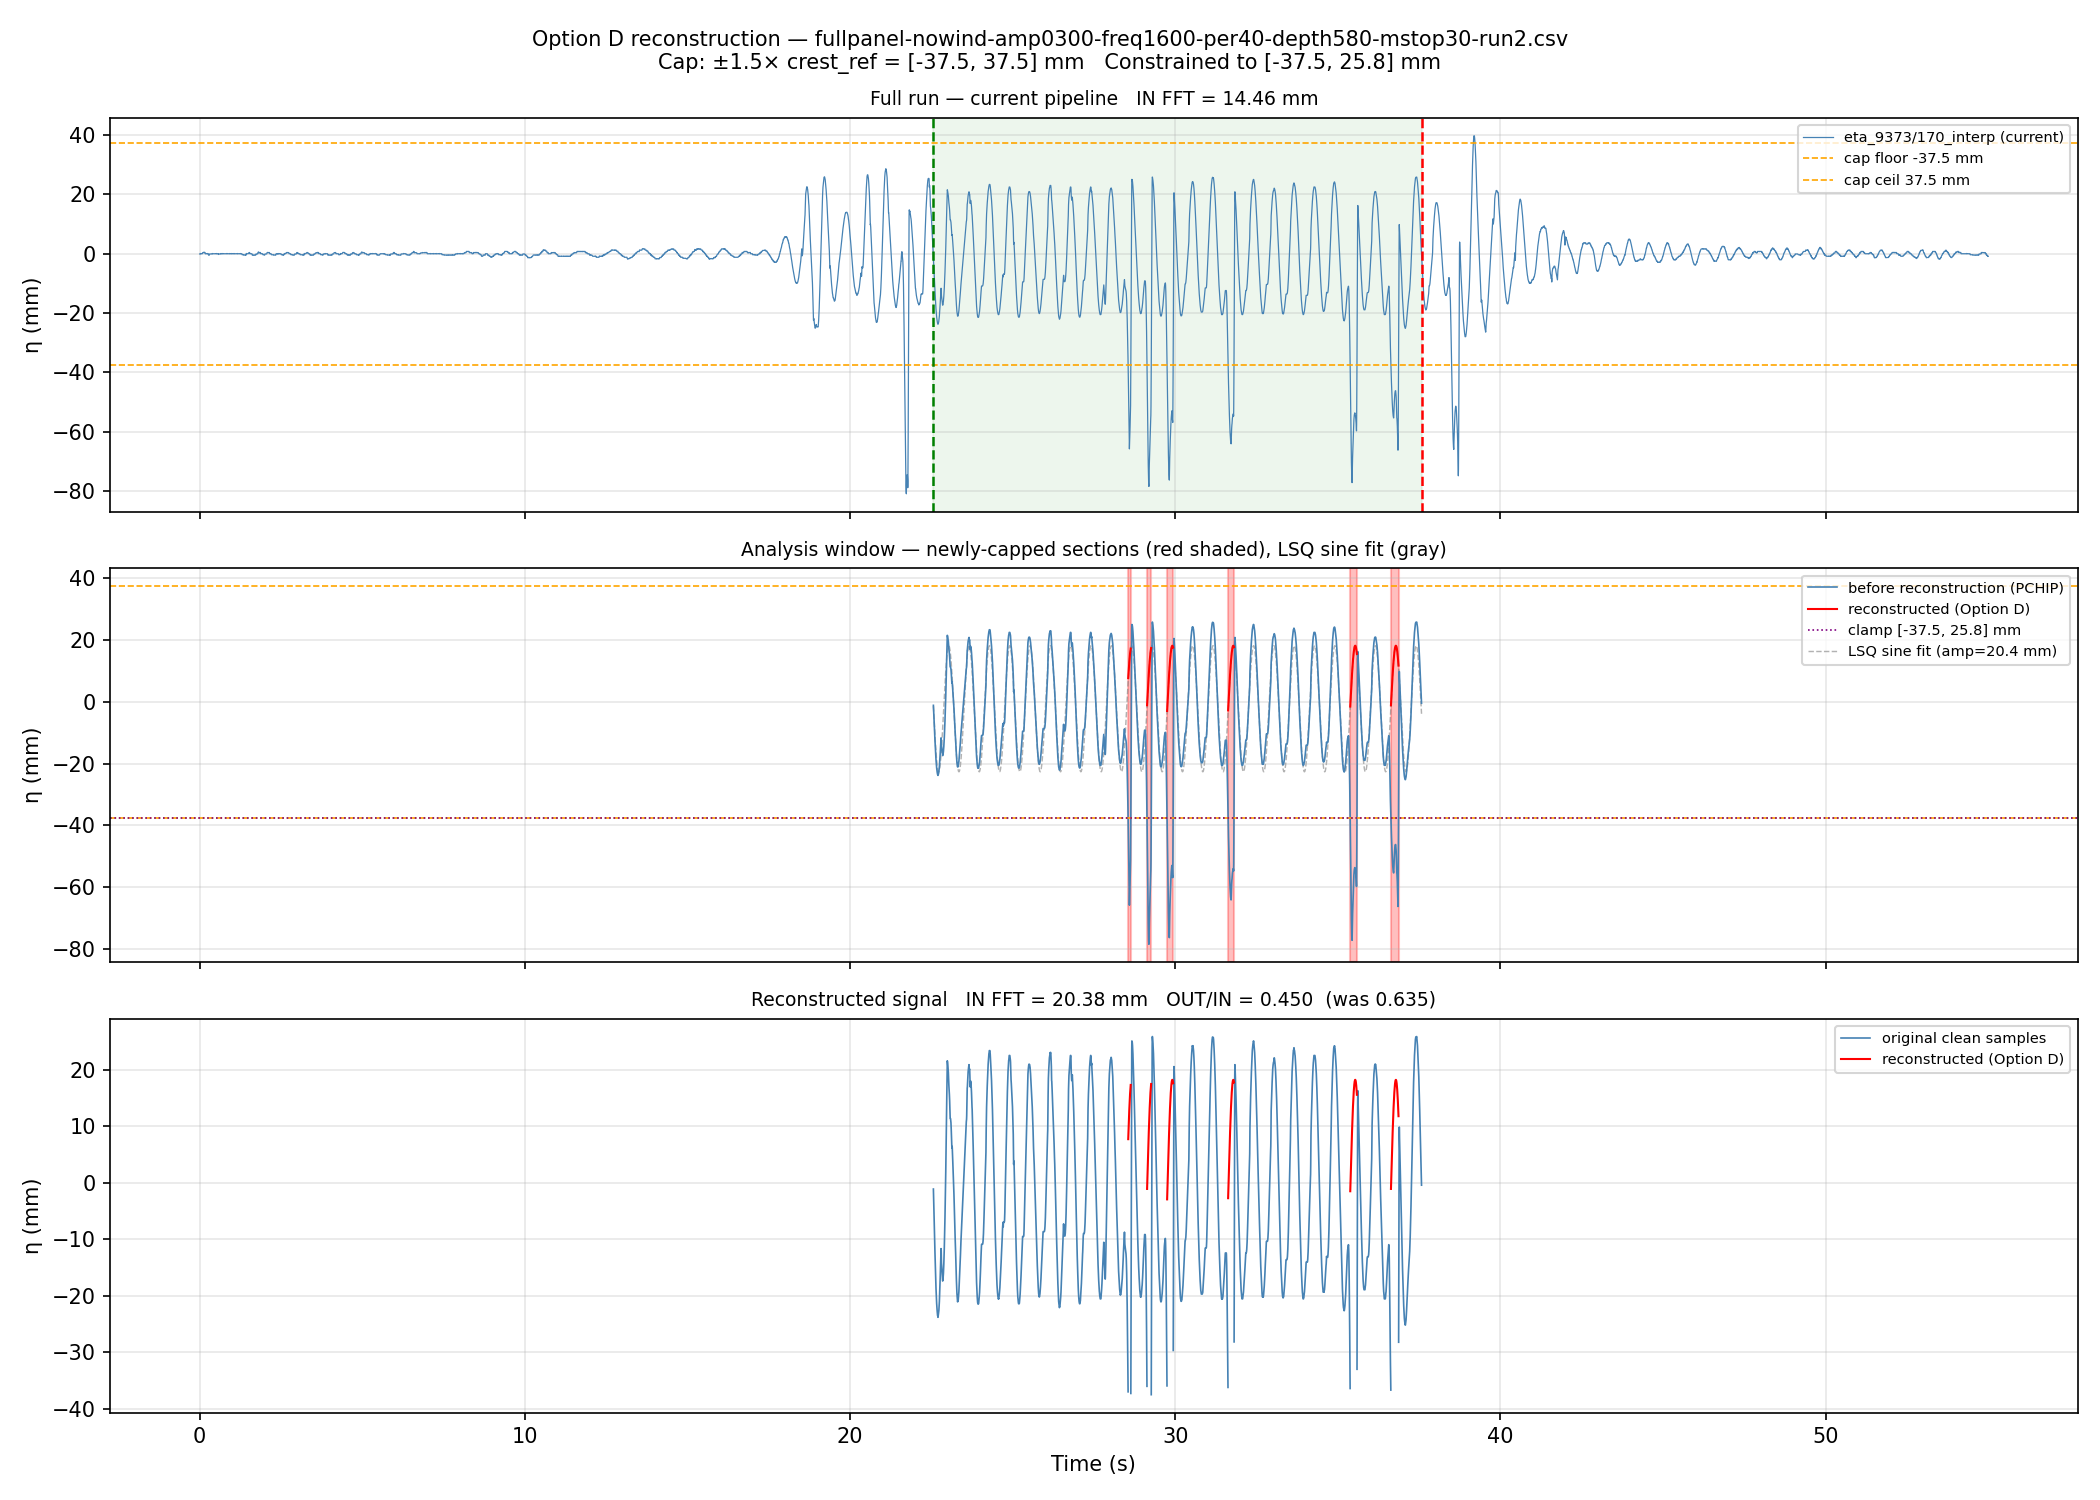

Recreate this plot in Python.
"""
ARCHIVED 2026-04-15 — superseded by reconstruct_all3.py.
This was the first prototype: hard-cap + LSQ sine fill, run2 only, no edge buffer,
no derivative-guided fill. Kept for reference on how the approach evolved.

Option D reconstruction test — run2 at 1.6 Hz nowind, 0.3V.

Approach:
  1. Compute the run's own positive crest level (P97.5 of positive samples)
     as the reference amplitude — uncontaminated by the negative false troughs.
  2. Hard-cap: any sample below -(crest_ref * CAP_FACTOR) → NaN.
  3. PCHIP interpolate the new NaN gaps.
  4. Clip the PCHIP output to [floor, ceil] = the observed min/max of the
     surviving (non-capped) clean signal — so the reconstruction never exceeds
     what physically happened in that run.
  5. Compare FFT amplitude before and after reconstruction.

Run:
    conda run -n draumkvedet python analysis_scratch/reconstruct_run2_test.py
"""

import sys
from pathlib import Path

import matplotlib.pyplot as plt
import numpy as np
from scipy.interpolate import PchipInterpolator

sys.path.insert(0, str(Path(__file__).parent.parent))
from wavescripts.improved_data_loader import load_analysis_data, load_processed_dfs

BASE = Path(__file__).parent.parent
FS = 250.0
POS = "9373/170"
OUT_POS = "12400/250"
FREQ = 1.6
CAP_FACTOR = 1.5   # cap troughs at -(crest_ref * CAP_FACTOR); crests at +(crest_ref * CAP_FACTOR)
# Reconstruction method: after capping, fill with physics-based LSQ sine fit
# rather than PCHIP. PCHIP fails when troughs are dense — it gets stuck at the
# cap boundary. The sine fit is globally informed by all clean samples.

# ── Load data ─────────────────────────────────────────────────────────────────
PROC_DIR = BASE / "waveprocessed" / (
    "PROCESSED-20260327-ProbePos4_31_FPV_2-tett6roof-under9Mooring30-height100-lowrange"
)

combined_meta, _, _, _ = load_analysis_data(PROC_DIR, load_processed=False)
processed_dfs = load_processed_dfs(PROC_DIR)

# ── Identify the run ──────────────────────────────────────────────────────────
target_name = "fullpanel-nowind-amp0300-freq1600-per40-depth580-mstop30-run2.csv"
key = next(k for k in processed_dfs if target_name in k)
df = processed_dfs[key]

# Analysis window from meta
meta_row = combined_meta[combined_meta["path"] == key].iloc[0]
start = int(meta_row[f"Computed Probe {POS} start"])
end   = int(meta_row[f"Computed Probe {POS} end"])
freq  = float(meta_row["WaveFrequencyInput [Hz]"])

full_t = np.arange(len(df)) / FS
win_t  = np.arange(end - start) / FS   # time within window

# Raw and interp signals in analysis window
sig_raw    = df[f"Probe {POS}"].values[start:end]
sig_interp = df[f"eta_{POS}_interp"].values[start:end]
out_interp = df[f"eta_{OUT_POS}_interp"].values[start:end]

# ── Step 1: estimate crest reference from positive samples ────────────────────
positive_mask = sig_interp > 0
if positive_mask.sum() > 10:
    crest_ref = np.nanpercentile(sig_interp[positive_mask], 97.5)
else:
    crest_ref = np.nanpercentile(np.abs(sig_interp), 97.5)

trough_floor = -(crest_ref * CAP_FACTOR)
crest_ceil   =  (crest_ref * CAP_FACTOR)
print(f"Crest reference (P97.5 positive): {crest_ref:.2f} mm")
print(f"Hard cap range: [{trough_floor:.2f}, {crest_ceil:.2f}] mm")

# ── Step 2: mark samples outside cap as NaN (on top of existing NaN from pipeline) ──
sig_capped = sig_interp.copy()
newly_capped = (sig_capped < trough_floor) | (sig_capped > crest_ceil)
sig_capped[newly_capped] = np.nan

print(f"Newly capped samples: {newly_capped.sum()} "
      f"({100 * newly_capped.sum() / len(sig_capped):.1f}% of window)")

# ── Step 3: LSQ sine fit to clean samples → use as reconstruction ─────────────
# PCHIP fails when troughs are dense (gets stuck at cap boundary between troughs).
# A global LSQ sine fit at the known frequency is physically motivated and uses
# ALL clean samples simultaneously. The fitted wave is guaranteed to have the
# correct shape; only its amplitude and phase are free parameters.
nan_mask  = np.isnan(sig_capped)
clean_idx = np.where(~nan_mask)[0]

omega = 2 * np.pi * FREQ

if len(clean_idx) < 4:
    print("ERROR: too few valid samples for reconstruction")
    sig_reconstructed = sig_capped.copy()
    A_fit, B_fit = 0.0, 0.0
else:
    Xc = np.column_stack([np.cos(omega * win_t[clean_idx]),
                          np.sin(omega * win_t[clean_idx])])
    yc = sig_capped[clean_idx] - np.nanmean(sig_capped[clean_idx])
    ab, _, _, _ = np.linalg.lstsq(Xc, yc, rcond=None)
    A_fit, B_fit = ab
    amp_lsq = np.sqrt(A_fit**2 + B_fit**2)
    mean_fit = np.nanmean(sig_capped[clean_idx])
    print(f"LSQ sine fit:  amplitude={amp_lsq:.2f} mm  (clean mean={mean_fit:.2f} mm)")

    # Build full fitted sine
    sine_fit = mean_fit + A_fit * np.cos(omega * win_t) + B_fit * np.sin(omega * win_t)

    # Fill NaN/capped regions with the fitted sine; keep clean samples as-is
    sig_reconstructed = sig_capped.copy()
    fill_idx = np.where(nan_mask)[0]
    sig_reconstructed[fill_idx] = sine_fit[fill_idx]

# ── Step 4: constrain filled sections to [min_clean, max_clean] ──────────────
# The user's constraint: reconstruction cannot exceed the max/min actually
# observed in the clean parts of this run (no invented values).
clean_vals = sig_capped[~np.isnan(sig_capped)]
floor_val  = np.nanmin(clean_vals)
ceil_val   = np.nanmax(clean_vals)
# Only clip the filled (reconstructed) regions, not the original clean samples
sig_reconstructed[fill_idx] = np.clip(sig_reconstructed[fill_idx], floor_val, ceil_val)

print(f"Reconstruction clamped to [{floor_val:.2f}, {ceil_val:.2f}] mm  "
      f"(clean min/max of this run)")

# ── Step 5: FFT amplitude comparison ─────────────────────────────────────────
def fft_amp_at_freq(sig, fs, target_freq, window_hz=0.1):
    n = len(sig)
    s = sig - np.nanmean(sig)
    s = np.nan_to_num(s)
    freqs = np.fft.rfftfreq(n, 1.0 / fs)
    spectrum = np.abs(np.fft.rfft(s))
    mask = np.abs(freqs - target_freq) <= window_hz / 2
    if mask.sum() == 0:
        return np.nan
    idx = np.argmin(np.abs(freqs[mask] - target_freq))
    return spectrum[mask][idx] * 2 / n

fft_original    = fft_amp_at_freq(sig_interp, FS, FREQ)
fft_reconstructed = fft_amp_at_freq(sig_reconstructed, FS, FREQ)
fft_out = fft_amp_at_freq(out_interp, FS, FREQ)
meta_fft = float(meta_row.get(f"Probe {POS} Amplitude (FFT)", np.nan))

print(f"\nFFT IN (pipeline, PCHIP):        {meta_fft:.2f} mm")
print(f"FFT IN (reconstructed):           {fft_reconstructed:.2f} mm")
print(f"FFT OUT:                          {fft_out:.2f} mm")
print(f"OUT/IN original:  {fft_out/fft_original:.3f}")
print(f"OUT/IN reconstructed: {fft_out/fft_reconstructed:.3f}")

# ── Plot ──────────────────────────────────────────────────────────────────────
fig, axes = plt.subplots(3, 1, figsize=(14, 10), sharex=True)
fig.suptitle(
    f"Option D reconstruction — {target_name}\n"
    f"Cap: ±{CAP_FACTOR}× crest_ref = [{trough_floor:.1f}, {crest_ceil:.1f}] mm   "
    f"Constrained to [{floor_val:.1f}, {ceil_val:.1f}] mm",
    fontsize=10,
)

# full time axis
full_sig = df[f"eta_{POS}_interp"].values
full_sig_raw = df[f"Probe {POS}"].values

# ── Panel 1: full run, current pipeline ──────────────────────────────────────
ax = axes[0]
t_full = np.arange(len(df)) / FS
ax.plot(t_full, full_sig, color="steelblue", lw=0.6, label=f"eta_{POS}_interp (current)")
ax.axhline(trough_floor, color="orange", lw=0.8, ls="--", label=f"cap floor {trough_floor:.1f} mm")
ax.axhline(crest_ceil,   color="orange", lw=0.8, ls="--", label=f"cap ceil {crest_ceil:.1f} mm")
ax.axvline(start / FS, color="green", lw=1.2, ls="--")
ax.axvline(end   / FS, color="red",   lw=1.2, ls="--")
ax.axvspan(start / FS, end / FS, alpha=0.07, color="green")
ax.set_ylabel("η (mm)")
ax.set_title(f"Full run — current pipeline   IN FFT = {meta_fft:.2f} mm", fontsize=9)
ax.legend(fontsize=7, loc="upper right")
ax.grid(True, alpha=0.3)

# ── Panel 2: analysis window — before vs newly-capped ────────────────────────
ax = axes[1]
t_win = win_t + start / FS

# Show original in blue, mark newly-capped regions in red
ax.plot(t_win, sig_interp, color="steelblue", lw=0.8, label="before reconstruction (PCHIP)", zorder=2)

# Highlight newly-capped spans in red
in_cap = False
cap_start = None
for i, capped in enumerate(newly_capped):
    if capped and not in_cap:
        cap_start = i
        in_cap = True
    elif not capped and in_cap:
        ax.axvspan(t_win[cap_start], t_win[i - 1], color="red", alpha=0.25, zorder=1)
        in_cap = False
if in_cap:
    ax.axvspan(t_win[cap_start], t_win[-1], color="red", alpha=0.25, zorder=1)

# Red line for the reconstructed signal over capped regions
recon_display = np.where(newly_capped | np.isnan(sig_interp), sig_reconstructed, np.nan)
ax.plot(t_win, recon_display, color="red", lw=1.0, label="reconstructed (Option D)", zorder=3)

ax.axhline(trough_floor, color="orange", lw=0.8, ls="--")
ax.axhline(crest_ceil,   color="orange", lw=0.8, ls="--")
ax.axhline(floor_val, color="purple", lw=0.8, ls=":", label=f"clamp [{floor_val:.1f}, {ceil_val:.1f}] mm")
# Show the fitted sine across the whole window so you can judge the fit quality
ax.plot(t_win, sine_fit, color="gray", lw=0.7, ls="--", alpha=0.6, label=f"LSQ sine fit (amp={amp_lsq:.1f} mm)", zorder=1)
ax.set_ylabel("η (mm)")
ax.set_title("Analysis window — newly-capped sections (red shaded), LSQ sine fit (gray)", fontsize=9)
ax.legend(fontsize=7, loc="upper right")
ax.grid(True, alpha=0.3)

# ── Panel 3: analysis window — reconstructed final ───────────────────────────
ax = axes[2]

# Blue = clean carry-through, red = reconstructed sections
recon_only = np.where(newly_capped | np.isnan(sig_interp), sig_reconstructed, np.nan)
orig_only  = np.where(newly_capped | np.isnan(sig_interp), np.nan, sig_interp)

ax.plot(t_win, orig_only,  color="steelblue", lw=0.8, label="original clean samples", zorder=2)
ax.plot(t_win, recon_only, color="red",       lw=1.0, label="reconstructed (Option D)", zorder=3)
ax.set_ylabel("η (mm)")
ax.set_title(
    f"Reconstructed signal   IN FFT = {fft_reconstructed:.2f} mm   "
    f"OUT/IN = {fft_out/fft_reconstructed:.3f}  (was {fft_out/fft_original:.3f})",
    fontsize=9,
)
ax.legend(fontsize=7, loc="upper right")
ax.grid(True, alpha=0.3)
ax.set_xlabel("Time (s)")

plt.tight_layout()
out_path = Path(__file__).parent / "reconstruct_run2_test.png"
plt.savefig(out_path, dpi=150)
print(f"\nSaved: {out_path}")
